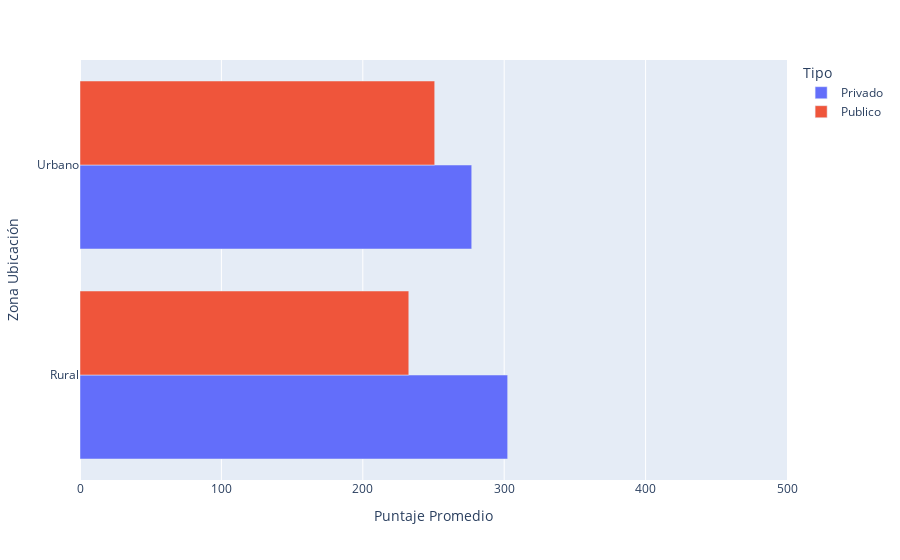

This figure's notebook cell:
### Code cell
fig = px.bar(
    data_frame=df,
    y='cole_area_ubicacion',
    x='punt_promedio',
    color='cole_naturaleza',
    orientation='h',
    barmode='group'
    
)
fig.update_layout(
    xaxis_range=[0, 500],
    legend_title_text='Tipo'
)
fig.update_xaxes(
    title='Puntaje Promedio'
)
fig.update_yaxes(
    title='Zona Ubicación'
)
fig.show()

### Figure 1 — Plotly figure (JSON) as saved in the notebook; plotly's stock layout.template omitted (floating-point values rounded to 4 significant figures)
{"data": [{"alignmentgroup": "True", "hovertemplate": "cole_naturaleza=Privado<br>punt_promedio=%{x}<br>cole_area_ubicacion=%{y}<extra></extra>", "legendgroup": "Privado", "marker": {"color": "#636efa", "pattern": {"shape": ""}}, "name": "Privado", "offsetgroup": "Privado", "orientation": "h", "showlegend": true, "textposition": "auto", "type": "bar", "x": [302.4, 277.0], "xaxis": "x", "y": ["Rural", "Urbano"], "yaxis": "y"}, {"alignmentgroup": "True", "hovertemplate": "cole_naturaleza=Publico<br>punt_promedio=%{x}<br>cole_area_ubicacion=%{y}<extra></extra>", "legendgroup": "Publico", "marker": {"color": "#EF553B", "pattern": {"shape": ""}}, "name": "Publico", "offsetgroup": "Publico", "orientation": "h", "showlegend": true, "textposition": "auto", "type": "bar", "x": [232.5, 250.9], "xaxis": "x", "y": ["Rural", "Urbano"], "yaxis": "y"}], "layout": {"barmode": "group", "legend": {"title": {"text": "Tipo"}, "tracegroupgap": 0}, "margin": {"t": 60}, "xaxis": {"anchor": "y", "domain": [0, 1], "range": [0, 500], "title": {"text": "Puntaje Promedio"}}, "yaxis": {"anchor": "x", "domain": [0, 1], "title": {"text": "Zona Ubicación"}}}}
